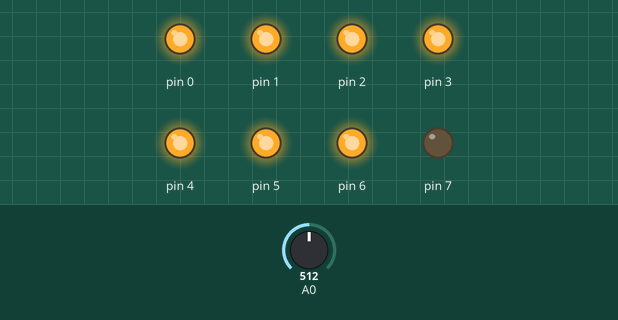
The sketch below on a simulated Arduino Uno, built with avr-gcc and run on an emulated ATmega328P. Parts: output pins drawn as LEDs (lit = HIGH). The test bench sets the inputs (shaded band); at power-on: A0 = 512.

Above: at 1.2 s.
1.3 s: A0 set to 514
At 2.2 s:
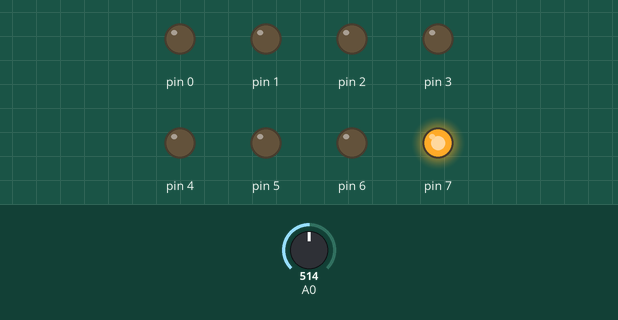
2.8 s: A0 set to 716
At 3.4 s:
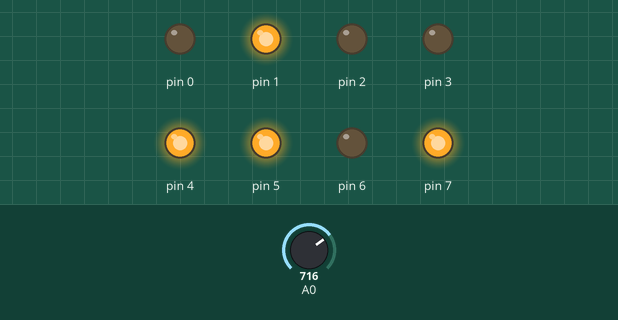
4.3 s: A0 set to 719
At 5.5 s:
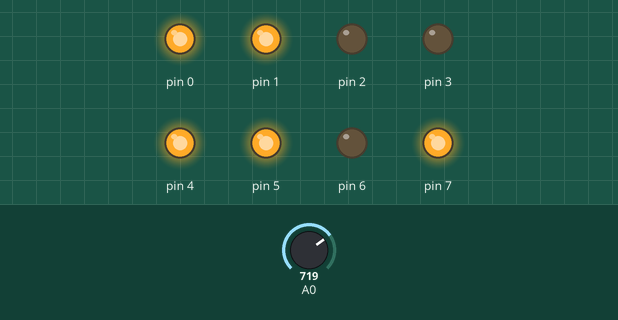
5.8 s: A0 set to 900
At 6.8 s:
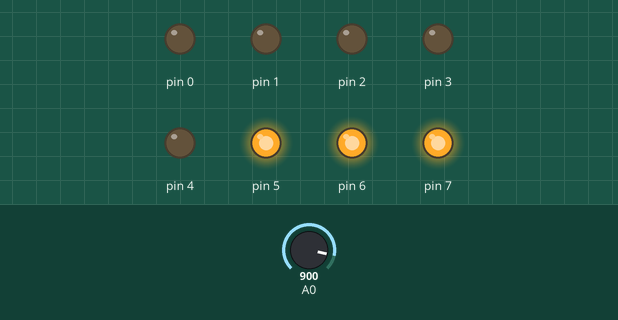
7.3 s: A0 set to 903
At 8.0 s:
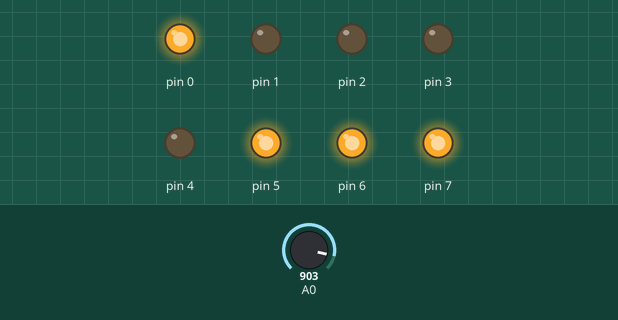
8.8 s: A0 set to 511
At 9.1 s:
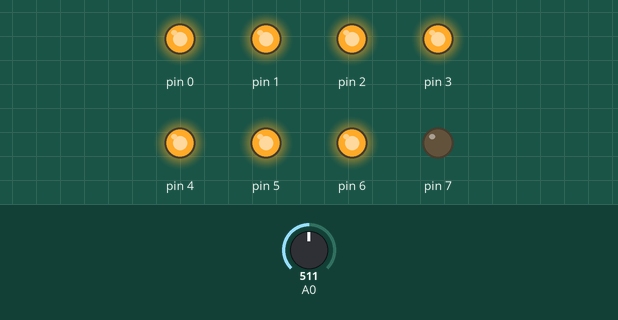
Timing chart, 0 to 11.3 s (numbered marks = the images above; inputs shaded):
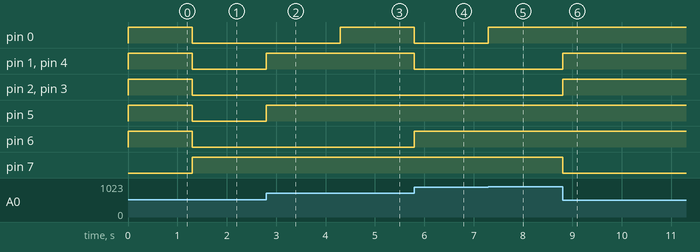

Measured:
- the behaviour switches between 513 and 514 on A0 (found by bisection; images 0 and 1)
- the behaviour switches between 718 and 719 on A0 (found by bisection; images 2 and 3)
- the behaviour switches between 902 and 903 on A0 (found by bisection; images 4 and 5)
- after the input at 1.3 s, pin 0–6: HIGH → LOW at once; pin 7: LOW → HIGH at once
- after the input at 2.8 s, pin 1, pin 4, pin 5: LOW → HIGH at once
- after the input at 4.3 s, pin 0: LOW → HIGH at once
- after the input at 5.8 s, pin 0, pin 1, pin 4: HIGH → LOW at once; pin 6: LOW → HIGH at once
- after the input at 7.3 s, pin 0: LOW → HIGH at once
- after the input at 8.8 s, pin 1–4: LOW → HIGH at once; pin 7: HIGH → LOW at once

The sketch:

sketch_may04a.ino
```cpp
void setup() {
  // put your setup code here, to run once:
  DDRD = B11111111;
}

void loop() {
  int x=analogRead(A0);
  int sample=map(x,0,1023,0,255);
  PORTD=sample;

  // put your main code here, to run repeatedly:
  /*PORTD =255;
  delay(1);
  PORTD =0;
  delay(1);
  */
  //for(int i = -255;i<=255;i++){
    //PORTD = abs(i);
  //}
}
```
